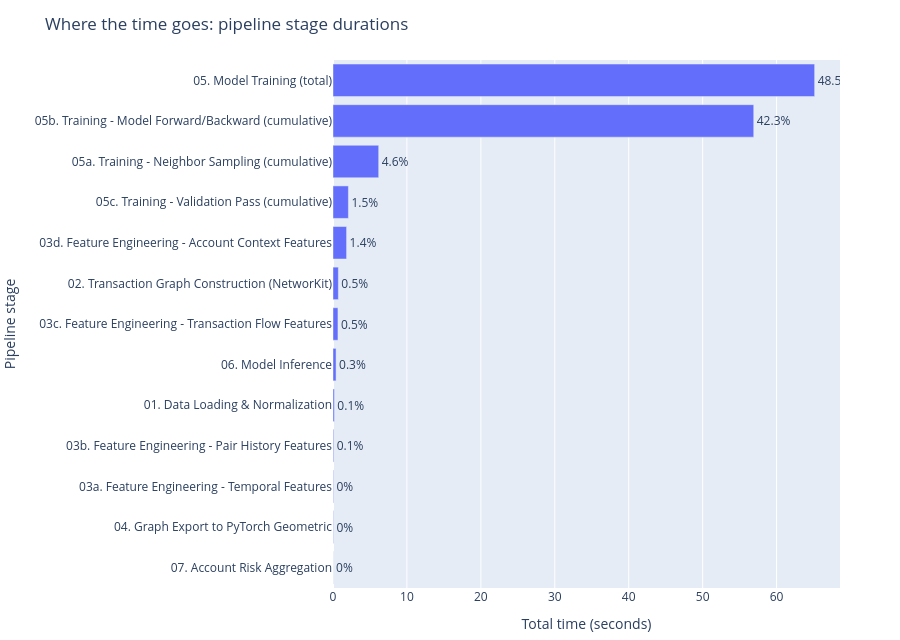

Notebook code cell kept with this figure:
### Markdown cell above
## 11. Timing Report — Where Did the Time Go?

This is the answer to "what's taking up the most time": every heavy
section above (graph construction, each feature-engineering sub-stage,
PyG export, training — split into sampling vs. forward/backward vs.
validation — inference, and account aggregation) was wrapped in a
`Timer(...)`. The table/chart below are sorted slowest-first.

Note: `05a`/`05b`/`05c` are sub-totals **inside** `05. Model Training
(total)`, not additional top-level time — don't double-count them
against the other rows when eyeballing percentages.

### Code cell
timing_df = print_timing_report()
fig = plot_timing_breakdown(save_path="timing_breakdown.html")
fig.show()
save_timing_log("timing_log.json")
timing_df

### Figure 1 — Plotly figure (JSON) as saved in the notebook; plotly's stock layout.template omitted (floating-point values rounded to 4 significant figures)
{"data": [{"hovertemplate": "Total time (seconds)=%{x}<br>Pipeline stage=%{y}<br>pct_of_total=%{text}<extra></extra>", "legendgroup": "", "marker": {"color": "#636efa", "pattern": {"shape": ""}}, "name": "", "orientation": "h", "showlegend": false, "text": [0.0, 0.0, 0.0, 0.1, 0.1, 0.3, 0.5, 0.5, 1.4, 1.5, 4.6, 42.3, 48.5], "textposition": "outside", "texttemplate": "%{text}%", "type": "bar", "x": [0.01498, 0.0532, 0.06665, 0.09393, 0.1834, 0.4145, 0.6694, 0.7235, 1.838, 2.082, 6.18, 56.91, 65.15], "xaxis": "x", "y": ["07. Account Risk Aggregation", "04. Graph Export to PyTorch Geometric", "03a. Feature Engineering - Temporal Features", "03b. Feature Engineering - Pair History Features", "01. Data Loading & Normalization", "06. Model Inference", "03c. Feature Engineering - Transaction Flow Features", "02. Transaction Graph Construction (NetworKit)", "03d. Feature Engineering - Account Context Features", "05c. Training - Validation Pass (cumulative)", "05a. Training - Neighbor Sampling (cumulative)", "05b. Training - Model Forward/Backward (cumulative)", "05. Model Training (total)"], "yaxis": "y"}], "layout": {"barmode": "relative", "height": 640, "legend": {"tracegroupgap": 0}, "margin": {"b": 10, "l": 10, "r": 60, "t": 60}, "title": {"text": "Where the time goes: pipeline stage durations"}, "xaxis": {"anchor": "y", "domain": [0, 1], "title": {"text": "Total time (seconds)"}}, "yaxis": {"anchor": "x", "domain": [0, 1], "title": {"text": "Pipeline stage"}}}}
